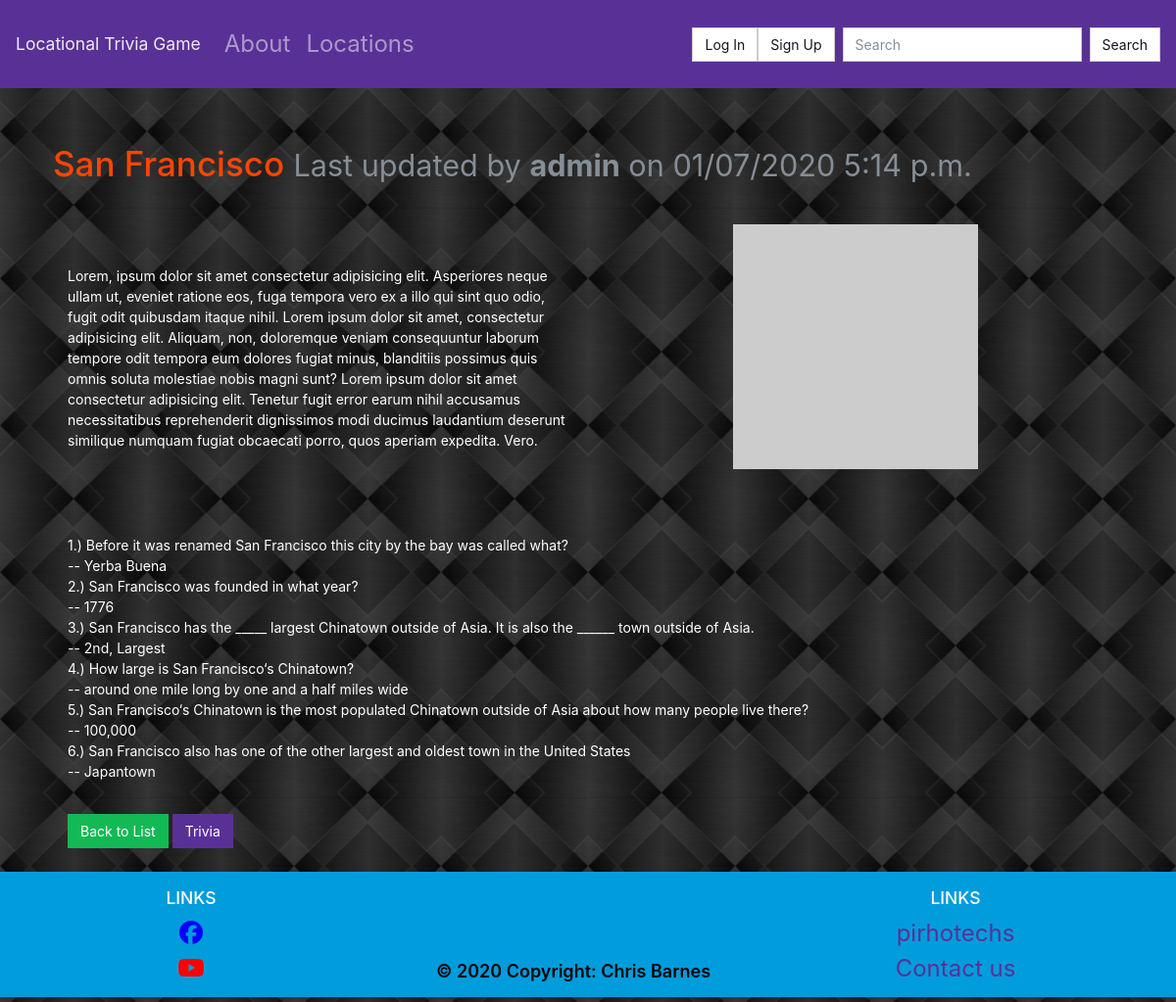
The app's page /locations/san-francisco/, older data.
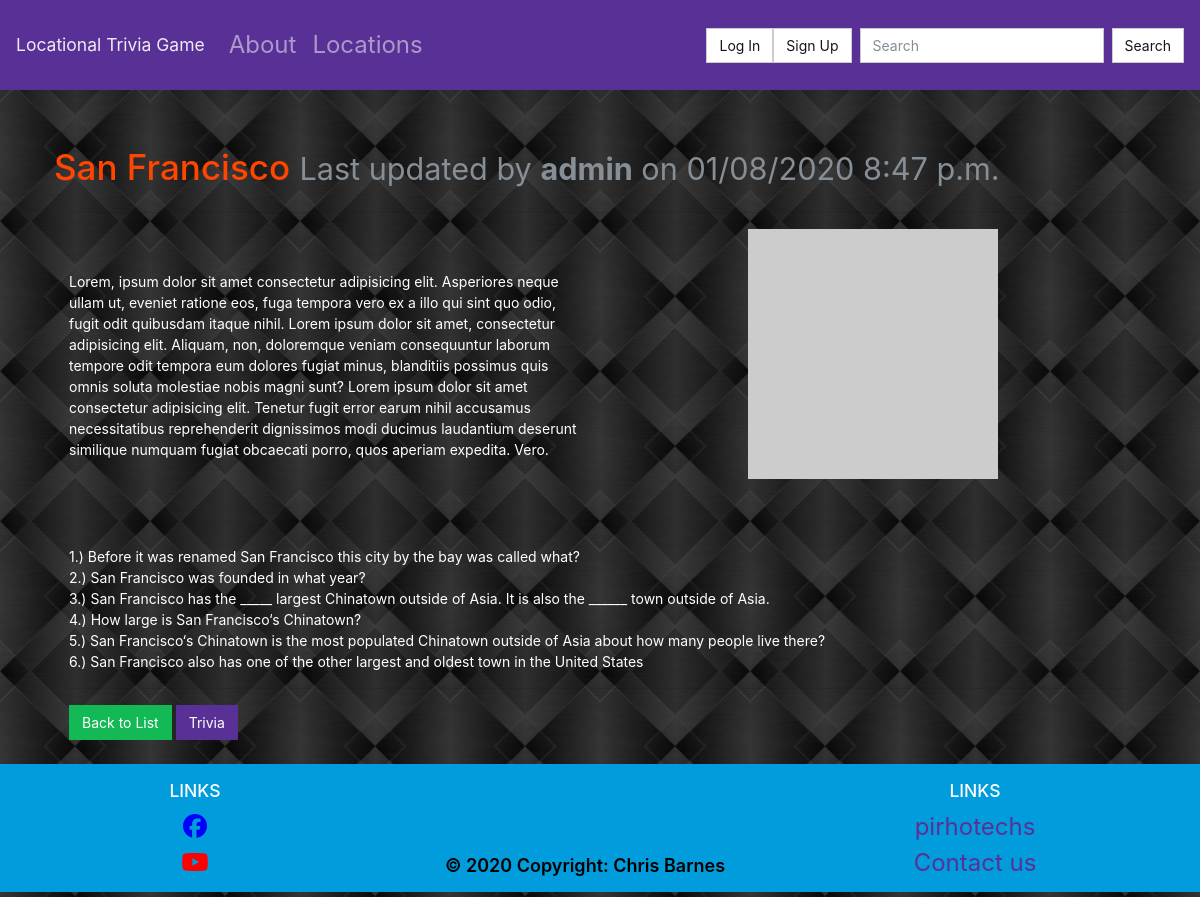
The same page, newer data.
### locations/models.py (models this page shows, shortened)
class Page(models.Model):
    objects = models.Manager()
    slug = models.CharField(max_length=settings.PAGE_TITLE_MAX_LENGTH, blank=True, editable=False, help_text="Unique URL path to access this page. Generated by the system.")
    created = models.DateTimeField(auto_now_add=True, help_text="The date and time this page was created. Automatically generated when the model saves.")
    modified = models.DateTimeField(auto_now=True, help_text="The date and time this page was updated. Automatically generated when the model updates.")
    title = models.CharField(max_length=settings.PAGE_TITLE_MAX_LENGTH, unique=True, default="Title of your page.")
    author = models.ForeignKey(User, on_delete=models.PROTECT, help_text="The user that posted this article.")
    content = models.TextField(default="Write the content of your page here.")

### locations/views.py (the view)
# urls.py: path('<str:slug>/', PageDetailView.as_view(), name='details-page'),
class PageDetailView(DetailView):
    model = Page
    template_name = 'locations/page.html'

### locations/templates/locations/page.html (shortened to what this page needs)
{% extends "base.html" %}
{% block content %}
  <div class="row">
    <div class="col m-4">
        <div class="row">
            <h1>
                {{ page.title }}
                <small class="text-muted">Last updated by <b>{{ page.author.username }}</b> on {{ page.modified|date:"SHORT_DATETIME_FORMAT" }} </small>
            </h1>
        </div>
        <hr>
        <div class="row mt-3">
            <div class="col" style="margin-top: 3em; margin-bottom: 5em;">
                <p>
                    Lorem, ipsum dolor sit amet consectetur adipisicing elit. Asperiores neque ullam ut, eveniet ratione eos,
                    fuga tempora vero ex a illo qui sint quo odio, fugit odit quibusdam itaque nihil. Lorem ipsum dolor sit
                    amet, consectetur adipisicing elit. Aliquam, non, doloremque veniam consequuntur laborum tempore odit
                    tempora eum dolores fugiat minus, blanditiis possimus quis omnis soluta molestiae nobis magni sunt? Lorem
                    ipsum dolor sit amet consectetur adipisicing elit. Tenetur fugit error earum nihil accusamus necessitatibus
                    reprehenderit dignissimos modi ducimus laudantium deserunt similique numquam fugiat obcaecati porro, quos
                    aperiam expedita. Vero.
                </p>
            </div>
            <div class="col text-center">
                <a href="https://placeholder.com"><img src="https://via.placeholder.com/250x250?text=Image+of+this+place"></a>
            </div>
        </div>
        <p>{{ page.content|linebreaksbr }}</p>
        <hr>
        <a href="{% url 'list-page' %}" class="btn btn-success">Back to List</a>
        <a href="{% url 'trivia' slug=page.slug %}" class="btn btn-primary">Trivia</a>
    </div>
  </div>
{% endblock %}

Row changes from the older to the newer data that the page shows:
changed Page "San Francisco": modified "01/07/2020 5:14 p.m." → "01/08/2020 8:47 p.m."; content "…bay was called what? -- Yerba Buena 2.) San Francisco was founded in what year? -- 1776 3.) San Francisco has the _____ largest Chinatown outside of Asia. It is also the ______ town outside of Asia. -- 2nd, Largest 4.) How large is San Francisco‘s Chinatown? -- around one mile long by one and a half miles wide 5.) San Francisco‘s Chinatown is the most populated Chinatown outside of Asia about how many people live there? -- 100,000 6.) San Francisco also has one of the other largest and oldest town in the United States -- Japantown" → "…bay was called what? 2.) San Francisco was founded in what year? 3.) San Francisco has the _____ largest Chinatown outside of Asia. It is also the ______ town outside of Asia. 4.) How large is San Francisco‘s Chinatown? 5.) San Francisco‘s Chinatown is the most populated Chinatown outside of Asia about how many people live there? 6.) San Francisco also has one of the other largest and oldest town in the United States"
